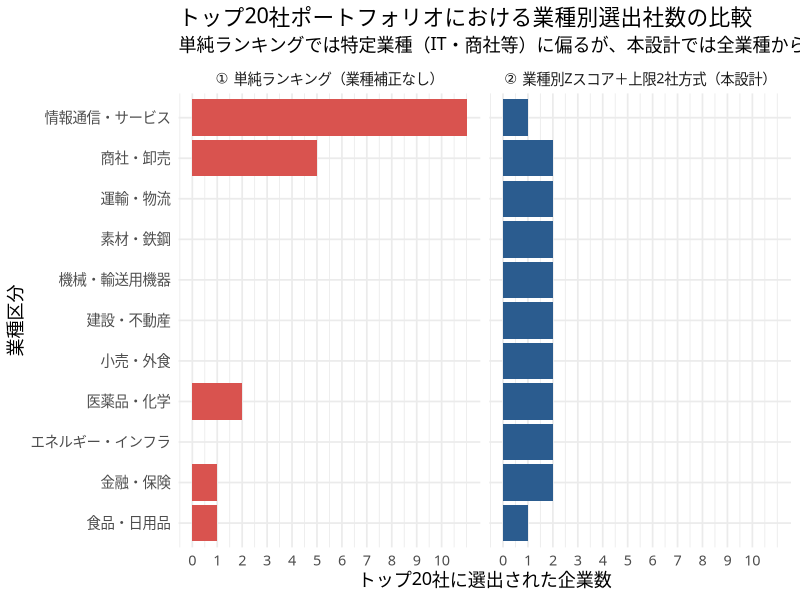

Recreate this plot in R.
## ---- chunk 1
#| label: setup
#| include: false
library(tidyverse)
library(knitr)

if (.Platform$OS.type == "windows") {
    grDevices::windowsFonts(jp = grDevices::windowsFont("Meiryo"))
    theme_set(theme_minimal(base_family = "jp", base_size = 13))
} else {
    theme_set(theme_minimal(base_family = "Hiragino Sans", base_size = 13))
}
## ---- chunk 2
#| label: simulation-data
set.seed(2026)

sectors <- tibble(
    sector_name = c(
        "情報通信・サービス", "電機・精密", "機械・輸送用機器", "医薬品・化学",
        "食品・日用品", "商社・卸売", "小売・外食", "建設・不動産",
        "素材・鉄鋼", "金融・保険", "運輸・物流", "エネルギー・インフラ"
    ),
    # 業種ごとの平均的な特徴（例：ITは身軽でキャッシュ多め、インフラ・素材は固定資産が重い）
    base_cash = c(4.5, 3.2, 2.5, 3.8, 2.2, 1.8, 1.9, 2.4, 1.7, 3.5, 1.6, 1.5),
    base_light = c(0.88, 0.72, 0.65, 0.75, 0.62, 0.82, 0.55, 0.68, 0.45, 0.90, 0.42, 0.35),
    base_turn = c(0.95, 0.85, 0.90, 0.70, 1.10, 1.80, 1.50, 0.75, 0.80, 0.30, 0.85, 0.60)
)

# 各業種20社（計240社）のデータを生成
agility_sim <- sectors |>
    uncount(20, .id = "firm_num") |>
    mutate(
        secCode = as.character(1000 + row_number()),
        filerName = paste0(sector_name, "_企業", sprintf("%02d", firm_num)),
        cash_ratio = pmax(0.2, rnorm(n(), mean = base_cash, sd = 1.0)),
        asset_lightness = pmin(0.98, pmax(0.10, rnorm(n(), mean = base_light, sd = 0.08))),
        sales_turnover = pmax(0.1, rnorm(n(), mean = base_turn, sd = 0.25)),
        text_agility = pmax(0, rnorm(n(), mean = 12, sd = 4))
    ) |>
    select(secCode, filerName, sector_name, cash_ratio, asset_lightness, sales_turnover, text_agility)
## ---- chunk 3
#| label: compare-methods
#| fig-width: 10
#| fig-height: 4.5

# 【失敗例】全社一括で標準化して上位20社を選んだ場合（業種補正なし）
naive_top20 <- agility_sim |>
    mutate(
        naive_score = 0.30 * as.numeric(scale(cash_ratio)) +
            0.30 * as.numeric(scale(asset_lightness)) +
            0.25 * as.numeric(scale(sales_turnover)) +
            0.15 * as.numeric(scale(text_agility))
    ) |>
    slice_max(order_by = naive_score, n = 20, with_ties = FALSE) |>
    count(sector_name, name = "選出社数") |>
    mutate(方式 = "① 単純ランキング（業種補正なし）")

# 【本コード】業種ごとにZスコア化し、各業種最大2社まででトップ20社を選んだ場合
portfolio_top20 <- agility_sim |>
    group_by(sector_name) |>
    mutate(
        z_cash = as.numeric(scale(cash_ratio)),
        z_light = as.numeric(scale(asset_lightness)),
        z_turn = as.numeric(scale(sales_turnover)),
        z_text = as.numeric(scale(text_agility)),
        footwork_score = 0.30 * z_cash + 0.30 * z_light + 0.25 * z_turn + 0.15 * z_text
    ) |>
    slice_max(order_by = footwork_score, n = 2, with_ties = FALSE) |>
    ungroup() |>
    slice_max(order_by = footwork_score, n = 20, with_ties = FALSE) |>
    arrange(desc(footwork_score))

sector_neutral_count <- portfolio_top20 |>
    count(sector_name, name = "選出社数") |>
    mutate(方式 = "② 業種別Zスコア＋上限2社方式（本設計）")

# 比較グラフの描画
bind_rows(naive_top20, sector_neutral_count) |>
    ggplot(aes(x = reorder(sector_name, 選出社数), y = 選出社数, fill = 方式)) +
    geom_col(show.legend = FALSE) +
    coord_flip() +
    facet_wrap(~方式) +
    scale_y_continuous(breaks = 0:10) +
    scale_fill_manual(values = c("#d9534f", "#2b5c8f")) +
    labs(
        title = "トップ20社ポートフォリオにおける業種別選出社数の比較",
        subtitle = "単純ランキングでは特定業種（IT・商社等）に偏るが、本設計では全業種から満遍なく選出される",
        x = "業種区分",
        y = "トップ20社に選出された企業数"
    )
## ---- chunk 4
#| label: portfolio-table
portfolio_top20 |>
    mutate(
        順位 = row_number(),
        across(c(cash_ratio, asset_lightness, sales_turnover, text_agility, footwork_score), ~ round(.x, 2))
    ) |>
    select(
        順位,
        証券コード = secCode,
        企業名 = filerName,
        業種 = sector_name,
        総合スコア = footwork_score,
        `手元流動性(月)` = cash_ratio,
        `身軽さ比率` = asset_lightness,
        `総資産回転率` = sales_turnover,
        `機動的語彙密度` = text_agility
    ) |>
    kable(caption = "業種中立型「フットワークの軽さ」トップ20社ポートフォリオ")
